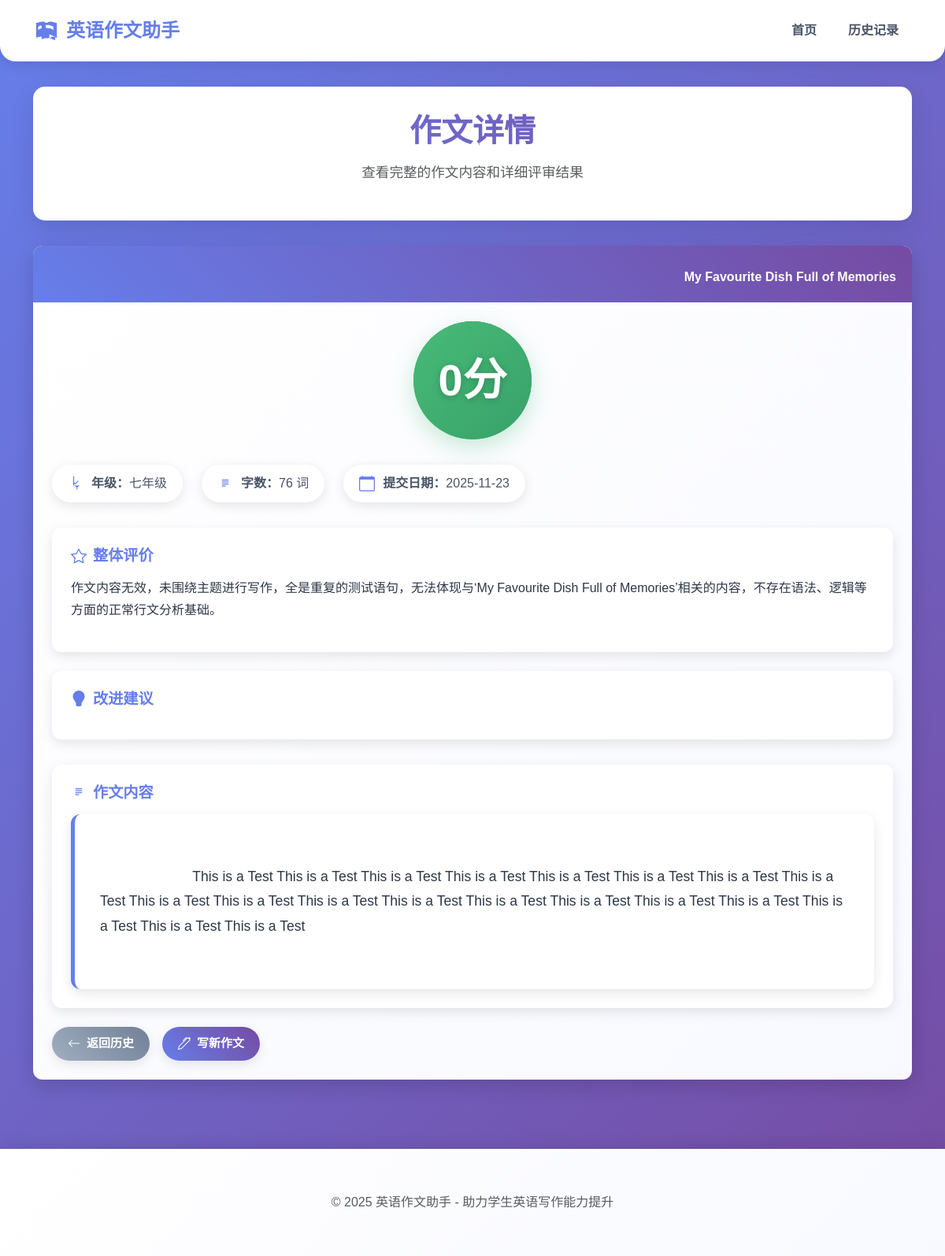
The app's page /history/detail/15 with its own data.
### tables this page shows
CREATE TABLE essays (
        id INTEGER PRIMARY KEY AUTOINCREMENT,
        title TEXT NOT NULL,
        content TEXT NOT NULL,
        grade TEXT NOT NULL,
        word_count INTEGER NOT NULL,
        score INTEGER NOT NULL,
        overall_comment TEXT,
        improvement_suggestions TEXT,
        submission_date TEXT NOT NULL
    );

### app.py (the view)
@app.route('/history/detail/<int:essay_id>')
def history_detail(essay_id):
    conn = get_db_connection()
    cursor = conn.cursor()
    cursor.execute('SELECT * FROM essays WHERE id = ?', (essay_id,))
    row = cursor.fetchone()
    conn.close()
    if not row:
        return redirect(url_for('history'))
    essay = dict(row)
    return render_template('history_detail.html', essay=essay)

### app.py (called while the page is built)
def get_db_connection():
    conn = sqlite3.connect('english_writing.db')
    conn.row_factory = sqlite3.Row
    return conn

### templates/history_detail.html (shortened to what this page needs)
<!DOCTYPE html>
<html lang="zh-CN">
<head>
    <link href="https://cdn.jsdelivr.net/npm/bootstrap@5.3.0/dist/css/bootstrap.min.css" rel="stylesheet">
    <link href="/static/css/style.css" rel="stylesheet">
</head>
<body>
    <nav class="navbar navbar-expand-lg">
        <div class="container-fluid">
            <a class="navbar-brand" href="/">
                英语作文助手
            </a>
            <div class="collapse navbar-collapse" id="navbarNav">
                <ul class="navbar-nav ms-auto">
                    <li class="nav-item">
                        <a class="nav-link" href="/">首页</a>
                    </li>
                    <li class="nav-item">
                        <a class="nav-link" href="/history">历史记录</a>
                    </li>
                </ul>
            </div>
        </div>
    </nav>
    <div class="container">
        <div class="header fade-in-up">
            <h1>作文详情</h1>
            <p class="text-muted" style="font-size: 1.1rem;">查看完整的作文内容和详细评审结果</p>
        </div>
        <div class="card fade-in-up">
            <div class="card-header">
                {% if essay.title %}
                <div class="mt-2 text-white-80 font-semibold">{{ essay.title }}</div>
                {% endif %}
            </div>
            <div class="card-body">
                <div class="score-section">
                    <div class="score-circle">
                        <div class="score-value">{{ essay.score }}分</div>
                    </div>
                </div>
                <div class="meta-info">
                    <div class="meta-item">
                        <span><strong>年级：</strong>{{ essay.grade }}</span>
                    </div>
                    <div class="meta-item">
                        <span><strong>字数：</strong>{{ essay.word_count }} 词</span>
                    </div>
                    <div class="meta-item">
                        <span><strong>提交日期：</strong>{{ essay.submission_date }}</span>
                    </div>
                </div>
                <div class="info-card fade-in-up">
                    <h3 class="info-title">
                        整体评价
                    </h3>
                    <p class="info-content">{{ essay.overall_comment }}</p>
                </div>
                <div class="info-card fade-in-up">
                    <h3 class="info-title">
                        改进建议
                    </h3>
                </div>
                <div class="info-card fade-in-up" style="margin-top: 2rem;">
                    <h3 class="info-title">
                        作文内容
                    </h3>
                    <div class="essay-content">
                        {{ essay.content }}
                    </div>
                </div>
                <div class="d-flex flex-wrap gap-3 mt-4">
                    <a href="/history" class="btn btn-secondary">
                        <svg xmlns="http://www.w3.org/2000/svg" width="16" height="16" fill="currentColor" class="bi bi-arrow-left" viewBox="0 0 16 16">
                            <path fill-rule="evenodd" d="M15 8a.5.5 0 0 0-.5-.5H2.707l3.147-3.146a.5.5 0 1 0-.708-.708l-4 4a.5.5 0 0 0 0 .708l4 4a.5.5 0 0 0 .708-.708L2.707 8.5H14.5A.5.5 0 0 0 15 8z"/>
                        </svg>
                        返回历史
                    </a>
                    <a href="/" class="btn btn-primary">
                        写新作文
                    </a>
                </div>
            </div>
        </div>
    </div>
    <footer>
        <div class="container text-center">
            <p class="text-muted" style="margin-bottom: 0;">© 2025 英语作文助手 - 助力学生英语写作能力提升</p>
        </div>
    </footer>
</body>
</html>

### static/css/style.css (style rules this page uses)
body { background: linear-gradient(135deg, #667eea 0%, #764ba2 100%); min-height: 100vh; display: flex; flex-direction: column; font-family: 'Microsoft YaHei', Arial, sans-serif; }
.container { flex: 1; padding-top: 2rem; padding-bottom: 2rem; }
.header { text-align: center; margin-bottom: 2rem; background-color: white; border-radius: 15px; padding: 2rem; box-shadow: 0 10px 30px rgba(0, 0, 0, 0.1); transition: transform 0.3s ease; }
.header h1 { background: linear-gradient(45deg, #667eea, #764ba2); -webkit-background-clip: text; -webkit-text-fill-color: transparent; background-clip: text; font-weight: bold; font-size: 2.5rem; margin-bottom: 1rem; }
.card { border-radius: 12px; box-shadow: 0 8px 25px rgba(0, 0, 0, 0.15); margin-bottom: 1.5rem; overflow: hidden; transition: all 0.3s ease; border: none; background: linear-gradient(135deg, #ffffff 0%, #f8f9ff 100%); }
.card-header { background: linear-gradient(45deg, #667eea, #764ba2); color: white; font-weight: bold; border-bottom: none; padding: 1.25rem; display: flex; align-items: center; justify-content: space-between; }
.card-body { padding: 1.5rem; }
.meta-item { display: flex; align-items: center; gap: 6px; }
.btn-primary { background: linear-gradient(45deg, #667eea, #764ba2); border: none; padding: 10px 20px; font-size: 15px; font-weight: bold; border-radius: 30px; transition: all 0.3s ease; box-shadow: 0 4px 15px rgba(0, 0, 0, 0.1); display: inline-flex; align-items: center; gap: 8px; }
.btn-secondary { background: linear-gradient(45deg, #a0aec0, #718096); border: none; padding: 10px 20px; font-size: 15px; font-weight: bold; border-radius: 30px; transition: all 0.3s ease; box-shadow: 0 4px 15px rgba(0, 0, 0, 0.1); display: inline-flex; align-items: center; gap: 8px; }
.navbar { background: white; border-radius: 0 0 20px 20px; box-shadow: 0 4px 20px rgba(0, 0, 0, 0.1); padding: 1rem 2rem; }
.navbar-brand { font-weight: bold; font-size: 1.5rem; color: #667eea !important; display: flex; align-items: center; gap: 10px; }
.nav-link { font-weight: 600; color: #4a5568 !important; position: relative; padding: 8px 15px !important; margin-left: 10px; transition: all 0.3s ease; border-radius: 6px; }
footer { background: linear-gradient(135deg, #ffffff 0%, #f8f9ff 100%); padding: 1.5rem 0; box-shadow: 0 -4px 20px rgba(0, 0, 0, 0.1); margin-top: 2rem; }
.fade-in-up { animation: fadeInUp 0.8s ease-out; }
.score-section { display: flex; justify-content: center; align-items: center; margin-bottom: 2rem; }
.score-circle { width: 150px; height: 150px; border-radius: 50%; background: linear-gradient(135deg, #48bb78, #38a169); display: flex; justify-content: center; align-items: center; box-shadow: 0 10px 30px rgba(72, 187, 120, 0.3); position: relative; overflow: hidden; }
.score-circle::before { content: ''; position: absolute; top: -2px; left: -2px; right: -2px; bottom: -2px; background: linear-gradient(45deg, #68d391, #48bb78, #38a169, #2f855a); z-index: -1; animation: animate 3s linear infinite; }
.score-value { font-size: 3.5rem; font-weight: bold; color: white; text-shadow: 0 2px 10px rgba(0, 0, 0, 0.2); }
.info-card { background: white; border-radius: 12px; padding: 1.5rem; margin-bottom: 1.5rem; box-shadow: 0 5px 15px rgba(0, 0, 0, 0.1); }
.info-title { font-size: 1.2rem; font-weight: bold; color: #667eea; margin-bottom: 1rem; display: flex; align-items: center; gap: 8px; }
.info-content { color: #2d3748; line-height: 1.7; }
.meta-info { display: flex; flex-wrap: wrap; gap: 1.5rem; margin-bottom: 2rem; }
.meta-item { display: flex; align-items: center; gap: 10px; font-size: 1rem; color: #4a5568; background: white; padding: 0.75rem 1.25rem; border-radius: 25px; box-shadow: 0 4px 15px rgba(0, 0, 0, 0.1); transition: all 0.3s ease; }
.meta-item svg { color: #667eea; }
.essay-content { background: white; padding: 2rem; border-radius: 12px; border-left: 5px solid #667eea; box-shadow: 0 5px 15px rgba(0, 0, 0, 0.1); line-height: 1.8; font-size: 1.1rem; color: #2d3748; white-space: pre-wrap; }

### records on screen
essays: title "My Favourite Dish Full of Memories", score "0", grade "七年级", word_count "76", submission_date "2025-11-23", overall_comment "作文内容无效，未围绕主题进行写作，全是重复的测试语句，无法体现与‘My Favourite Dish Full of Memories’相关的内容，不存在语法、逻辑等方面的正常行文分析基础。", content "This is a Test This is a Test This is a Test This is a Test This is a Test This is a Test This is a Test This is a Test This is a Test This is a Test This is a Test This is a Test This is a Test This is a Test This is a Test This is a Test This is a Test This is a Test This is a Test"
